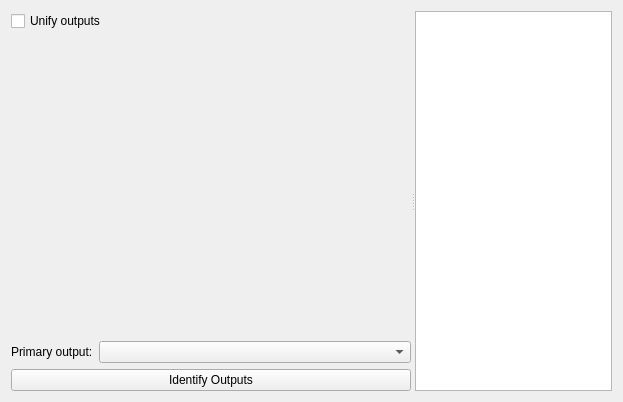
<?xml version="1.0" encoding="UTF-8"?>
<ui version="4.0">
 <class>RandRConfigBase</class>
 <widget class="QWidget" name="RandRConfigBase">
  <property name="geometry">
   <rect>
    <x>0</x>
    <y>0</y>
    <width>623</width>
    <height>402</height>
   </rect>
  </property>
  <property name="windowTitle">
   <string>Display Configuration (X11 Resize, Rotate and Reflect)</string>
  </property>
  <layout class="QVBoxLayout" name="verticalLayout_2">
   <item>
    <widget class="QSplitter" name="splitter">
     <property name="orientation">
      <enum>Qt::Horizontal</enum>
     </property>
     <widget class="QWidget" name="layoutWidget">
      <layout class="QVBoxLayout" name="verticalLayout">
       <item>
        <widget class="QCheckBox" name="unifyOutputs">
         <property name="text">
          <string>Unify outputs</string>
         </property>
        </widget>
       </item>
       <item>
        <widget class="QWidget" name="outputList" native="true">
         <property name="sizePolicy">
          <sizepolicy hsizetype="MinimumExpanding" vsizetype="Expanding">
           <horstretch>0</horstretch>
           <verstretch>0</verstretch>
          </sizepolicy>
         </property>
         <property name="minimumSize">
          <size>
           <width>400</width>
           <height>0</height>
          </size>
         </property>
        </widget>
       </item>
       <item>
        <layout class="QGridLayout" name="gridLayout">
         <item row="1" column="0">
          <widget class="QLabel" name="label">
           <property name="text">
            <string>Primary output:</string>
           </property>
          </widget>
         </item>
         <item row="1" column="1">
          <widget class="QComboBox" name="primaryDisplayBox">
           <property name="sizePolicy">
            <sizepolicy hsizetype="Expanding" vsizetype="Fixed">
             <horstretch>0</horstretch>
             <verstretch>0</verstretch>
            </sizepolicy>
           </property>
          </widget>
         </item>
        </layout>
       </item>
       <item>
        <widget class="QPushButton" name="identifyOutputsButton">
         <property name="text">
          <string>Identify Outputs</string>
         </property>
        </widget>
       </item>
      </layout>
     </widget>
     <widget class="QGraphicsView" name="screenView"/>
    </widget>
   </item>
  </layout>
 </widget>
 <resources/>
 <connections/>
</ui>
